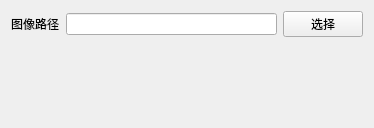
<?xml version="1.0" encoding="UTF-8"?>
<ui version="4.0">
 <class>SelectImage</class>
 <widget class="QWidget" name="SelectImage">
  <property name="geometry">
   <rect>
    <x>0</x>
    <y>0</y>
    <width>374</width>
    <height>128</height>
   </rect>
  </property>
  <property name="windowTitle">
   <string>SelectImage</string>
  </property>
  <layout class="QGridLayout" name="gridLayout">
   <item row="0" column="1">
    <widget class="QLineEdit" name="imagePath"/>
   </item>
   <item row="0" column="2">
    <widget class="QPushButton" name="selectBtn">
     <property name="text">
      <string>选择</string>
     </property>
    </widget>
   </item>
   <item row="0" column="0">
    <widget class="QLabel" name="label">
     <property name="text">
      <string>图像路径</string>
     </property>
    </widget>
   </item>
   <item row="1" column="1">
    <spacer name="verticalSpacer">
     <property name="orientation">
      <enum>Qt::Vertical</enum>
     </property>
     <property name="sizeHint" stdset="0">
      <size>
       <width>20</width>
       <height>40</height>
      </size>
     </property>
    </spacer>
   </item>
  </layout>
 </widget>
 <resources/>
 <connections/>
</ui>
